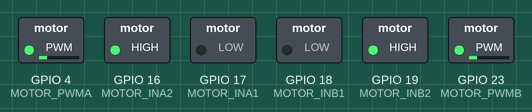
Bench run of a sketch on a simulated ESP32. Shown: switched loads named in the sketch (green lamp = pin HIGH).

Above: at 0.05 s.
At 1.5 s:
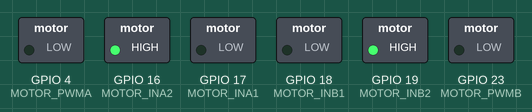
At 2.95 s:
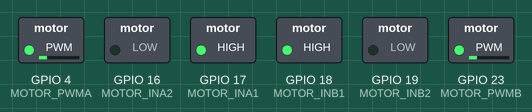
Timing chart, 0 to 6.9 s (numbered marks = the images above):
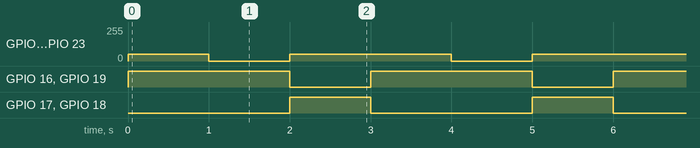

The sketch:

TestMotors.ino
```cpp
//MOTOR DRIVER
#define MOTOR_PWMA 4
#define MOTOR_INA1 17
#define MOTOR_INA2 16

#define MOTOR_PWMB 23
#define MOTOR_INB1 18
#define MOTOR_INB2 19

#define TmCh_PWMA 0
#define TmCh_PWMB 1

void setup() {
  // put your setup code here, to run once:
  Motors_Init();
}

void loop() {
  // put your main code here, to run repeatedly:
  Motors_Control(200, 200); //-1023 a 1023
  delay(1000);
  Motors_Control(0, 0);
  delay(1000);
  Motors_Control(-200, -200);
  delay(1000);
}

void Motors_Init(void)
{
  //Canal del Timer, Freq, Resolution
  ledcSetup(TmCh_PWMA, 10000, 10);
  ledcSetup(TmCh_PWMB, 10000, 10);
  //Pin, Canal del Timer
  ledcAttachPin(MOTOR_PWMA, TmCh_PWMA);
  ledcAttachPin(MOTOR_PWMB, TmCh_PWMB);

  pinMode(MOTOR_INA1, OUTPUT);
  pinMode(MOTOR_INA2, OUTPUT);
  pinMode(MOTOR_INB1, OUTPUT);
  pinMode(MOTOR_INB2, OUTPUT);

  digitalWrite(MOTOR_INA1, LOW);
  digitalWrite(MOTOR_INA2, LOW);
  digitalWrite(MOTOR_INB1, LOW);
  digitalWrite(MOTOR_INB2, LOW);

}

void Motors_Control(int pwmA, int pwmB)
{
  if (pwmA >= 0)
  {
    ledcWrite(TmCh_PWMA, pwmA);
    digitalWrite(MOTOR_INA1, LOW);
    digitalWrite(MOTOR_INA2, HIGH);
  }
  else
  {
    pwmA = pwmA * -1;
    ledcWrite(TmCh_PWMA, pwmA);
    digitalWrite(MOTOR_INA1, HIGH);
    digitalWrite(MOTOR_INA2, LOW);
  }

  if (pwmB >= 0)
  {
    ledcWrite(TmCh_PWMB, pwmB);
    digitalWrite(MOTOR_INB1, LOW);
    digitalWrite(MOTOR_INB2, HIGH);
  }
  else
  {
    pwmB = pwmB * -1;
    ledcWrite(TmCh_PWMB, pwmB);
    digitalWrite(MOTOR_INB1, HIGH);
    digitalWrite(MOTOR_INB2, LOW);
  }
}
```

Measured:
- by itself, GPIO 4 (MOTOR_PWMA), GPIO 23 (MOTOR_PWMB): repeats every 3.0 s: 0/255 1.0 s, 50/255 2.0 s
- by itself, GPIO 16 (MOTOR_INA2), GPIO 19 (MOTOR_INB2): alternates HIGH for 2.0 s and LOW for 1.0 s
- by itself, GPIO 17 (MOTOR_INA1), GPIO 18 (MOTOR_INB1): alternates HIGH for 1.0 s and LOW for 2.0 s
